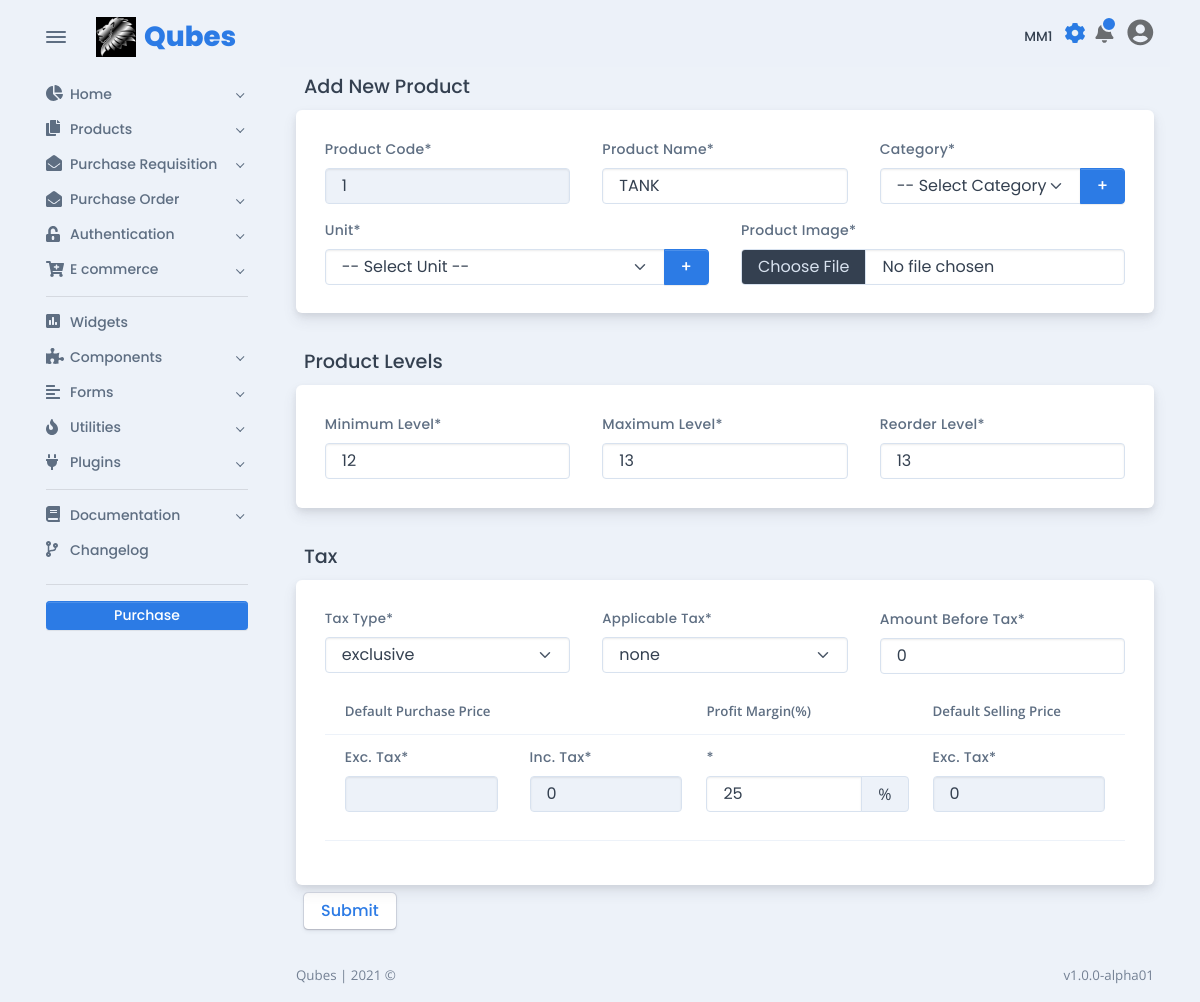
The page /products/edit_product.php?product_code=1 (signed in) on the database its author committed.
### tables this page shows
CREATE TABLE `tbl_product` (
  `product_code` bigint(254) NOT NULL,
  `product_name` varchar(100) NOT NULL,
  `product_unit` varchar(254) NOT NULL,
  `product_category` varchar(254) NOT NULL,
  `min_level` varchar(50) NOT NULL,
  `max_level` varchar(50) NOT NULL,
  `reorder` varchar(50) NOT NULL,
  `product_image` varchar(254) NOT NULL,
  `dsp_price` int(254) NOT NULL,
  `amount_before_tax` int(50) NOT NULL,
  `dpp_inc_tax` int(50) NOT NULL,
  `applicable_tax` int(50) NOT NULL,
  `profit_margin` int(50) NOT NULL,
  `product_supplier` varchar(50) NOT NULL,
  `user` varchar(50) NOT NULL
);

### products/edit_product.php (the view, shortened to what this page needs)
<!DOCTYPE html>
<html lang="en-US" dir="ltr">
<?php
include '../includes/base_page/head.php';
?>
<?php
include_once '../includes/dbconnect.php';
$product_code= $_REQUEST['product_code'];
$query = "SELECT * FROM tbl_product WHERE product_code = '".$product_code."'" ;
$result = mysqli_query($conn, $query) or die ( mysqli_error($conn));
$row = mysqli_fetch_assoc($result);
?>
<body>
  <main class="main" id="top">
    <div class="container" data-layout="container">
      <?php
      include '../includes/base_page/nav.php';
      ?>
      <div class="content">
        <?php
        include '../navbar-shared.php';
        ?>
        <h5 class="p-2">Add New Product</h5>
        <?php
if(isset($_POST['new']) && $_POST['new']==1)
{
$product_code = $_REQUEST['product_code'];
$product_name = $_REQUEST['product_name'];
$product_unit = $_REQUEST['product_unit'];
$product_category = $_REQUEST['product_category'];
$min_level = $_REQUEST['min_level'];
$max_level = $_REQUEST['max_level'];
$reorder = $_REQUEST['reorder'];
$product_image = $_REQUEST['product_image'];
$dsp_price = $_REQUEST['dsp_price'];
$amount_before_tax = $_REQUEST['amount_before_tax'];
$dpp_inc_tax = $_REQUEST['dpp_inc_tax'];
$applicable_tax = $_REQUEST['applicable_tax'];
$profit_margin = $_REQUEST['profit_margin'];
$product_supplier = $_REQUEST['product_supplier'];
$update="update tbl_product set product_name='".$product_name."' ,product_unit='".$product_unit."', product_category='".$product_category."', min_level='".$min_level."', max_level='".$max_level."', reorder='".$reorder."', product_image='".$product_image."', dsp_price='".$dsp_price."',amount_before_tax='".$amount_before_tax."', dpp_inc_tax='".$dpp_inc_tax."', applicable_tax='".$applicable_tax."', profit_margin='".$profit_margin."',product_supplier='".$product_supplier."' where product_code='".$product_code."'";
mysqli_query($conn, $update) or die(mysqli_error());
$status = "Record Updated Successfully. </br></br>
<a href='view-product-ui.php'>View Updated Record</a>";
echo '<p style="color:#FF0000;">'.$status.'</p>';
}else {
?>
        <form action="edit_product.php" method="post" name="edit_product" id="edit_product" enctype="multipart/form-data">
          <div class="card">
            <div class="card-body fs--1 p-4">
              <div class="row">
                <div class="col">
                  <label class="form-label" for="product_code">Product Code*</label>
                  <input type="text" class="form-control" name="product_code" id="product_code"  value="<?php echo $row['product_code'];?>"  readonly>
                </div>
                <div class="col">
                  <label class="form-label" for="product_name">Product Name*</label>
                  <input type="text" class="form-control" name="product_name" id="product_name" value="<?php echo $row['product_name'];?>" required>
                </div>
                <div class="col">
                  <label class="form-label" for="product_category">Category*</label>
                  <div class="input-group">
                    <select class="form-select" name="product_category" id="product_category" value="<?php echo $row['product_category'];?>" required>
                      <option value disabled selected>
                        -- Select Category --
                      </option>
                    </select>
                    <button type="button" class="btn btn-primary input-group-btn" data-toggle="modal" data-target="#addCategory">
                      +
                    </button>
                  </div>
                </div>
              </div>
              <div class="row pt-3">
                <div class="col">
                  <label class="form-label" for="product_unit">Unit*</label>
                  <div class="input-group">
                    <select class="form-select" name="product_unit" id="product_unit" value="<?php echo $row['product_unit'];?>" required>
                      <option value disabled selected>
                        -- Select Unit --
                      </option>
                    </select>
                    <button type="button" class="btn btn-primary input-group-btn" data-toggle="modal" data-target="#addUnit">
                      +
                    </button>
                  </div>
                </div>
                <div class="col">
                  <label class="form-label" for="product_image">Product Image*</label>
                  <input class="form-control" id="product_image" name="product_image" value="<?php echo $row['product_image'];?>" type="file" accept="image/*" required>
                </div>
              </div>
            </div>
          </div>
          <h5 class="p-2 mt-4">Product Levels</h5>
          <div class="card">
            <div class="card-body fs--1 p-4">
              <div class="row">
                <div class="col">
                  <label class="form-label" for="min_level">Minimum Level*</label>
                  <input type="number" class="form-control" name="min_level" id="min_level"  value="<?php echo $row['min_level'];?>" required>
                </div>
                <div class="col">
                  <label class="form-label" for="max_level">Maximum Level*</label>
                  <input type="number" class="form-control" name="max_level" id="max_level" value="<?php echo $row['max_level'];?>" required>
                </div>
                <div class="col">
                  <label class="form-label" for="reorder">Reorder Level*</label>
                  <input type="number" class="form-control" name="reorder" id="reorder" value="<?php echo $row['reorder'];?>" required>
                </div>
              </div>
            </div>
          </div>
          <h5 class="p-2 mt-4">Tax</h5>
          <div class="card">
            <div class="card-body fs--1 p-4">
              <div class="row">
                <div class="col">
                  <label for="tax_type">Tax Type*</label><br />
                  <select class="form-select" name="tax_type" id="tax_type" required onchange="calculatePrices();">
                    <option value="exclusive">exclusive</option>
                  </select>
                </div>
                <div class="col">
                  <label for="applicable_tax">Applicable Tax*</label><br />
                  <select class="form-select" name="applicable_tax" id="applicable_tax" required onchange="calculatePrices();">
                    <option value="0">none</option>
                  </select>
                </div>
                <div class="col">
                  <label class="form-label" for="amount_before_tax">Amount Before Tax*</label>
                  <input type="number" class="form-control" name="amount_before_tax" value="<?php echo $row['amount_before_tax'];?>" id="amount_before_tax" required onchange="calculatePrices();">
                </div>
              </div>
              <table class="table mt-3">
                <thead>
                  <tr>
                    <th scope="col">Default Purchase Price</th>
                    <th scope="col">Profit Margin(%)</th>
                    <th scope="col">Default Selling Price</th>
                  </tr>
                </thead>
                <tbody>
                  <tr>
                    <td>
                      <div class="row">
                        <div class="col">
                          <label class="form-label" for="dpp_exc_tax">Exc. Tax*</label>
                          <input type="number" class="form-control" name="dpp_exc_tax" id="dpp_exc_tax" required readonly>
                        </div>
                        <div class="col">
                          <label class="form-label" for="dpp_inc_tax">Inc. Tax*</label>
                          <input type="number" class="form-control" name="dpp_inc_tax" id="dpp_inc_tax" value="<?php echo $row['dpp_inc_tax'];?>" required readonly>
                        </div>
                    </td>
                    <td>
                      <label class="form-label" for="profit_margin">*</label>
                      <div class="input-group mb-3 col col-md-2">
                        <input type="number" class="form-control" name="profit_margin" aria-describedby="margin-percentage-label" value="25" id="profit_margin" required>
                        <span class="input-group-text" id="margin-percentage-label">%</span>
                      </div>
                    </td>
                    <td>
                      <label class="form-label" for="dsp_price">Exc. Tax*</label>
                      <input type="number" class="form-control" name="dsp_price" id="dsp_price" value="<?php echo $row['dsp_price'];?>" required readonly>
                    </td>
                  </tr>
                </tbody>
              </table>
            </div>
          </div>
          <input type="submit" class="btn btn-falcon-primary m-2" name="submit" id="submit" value="Submit">
        </form>
                  <?php } ?>
        <?php
        include '../includes/base_page/footer.php';
        ?>
</body>
</html>

### rows shown on the page
tbl_product: product_code "1", product_name "TANK", min_level "12", max_level "13", reorder "13", amount_before_tax "0", dpp_inc_tax "0", dsp_price "0"

### other values the page prints
$_SESSION['branch'] "MM1"
